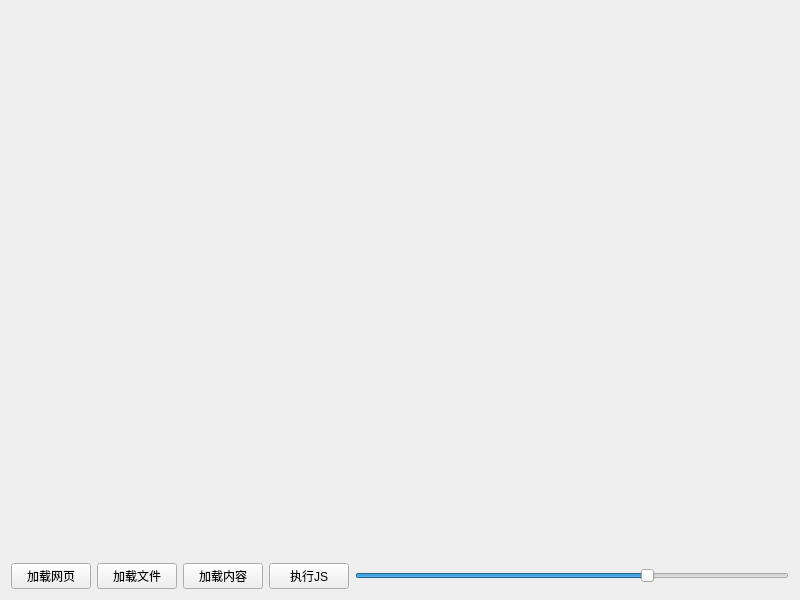
<?xml version="1.0" encoding="UTF-8"?>
<ui version="4.0">
 <class>Widget</class>
 <widget class="QWidget" name="Widget">
  <property name="geometry">
   <rect>
    <x>0</x>
    <y>0</y>
    <width>800</width>
    <height>600</height>
   </rect>
  </property>
  <layout class="QVBoxLayout" name="verticalLayout">
   <item>
    <widget class="QWidget" name="widget" native="true">
     <property name="sizePolicy">
      <sizepolicy hsizetype="Expanding" vsizetype="Expanding">
       <horstretch>3</horstretch>
       <verstretch>0</verstretch>
      </sizepolicy>
     </property>
     <layout class="QGridLayout" name="gridLayout">
      <property name="leftMargin">
       <number>0</number>
      </property>
      <property name="topMargin">
       <number>0</number>
      </property>
      <property name="rightMargin">
       <number>0</number>
      </property>
      <property name="bottomMargin">
       <number>0</number>
      </property>
     </layout>
    </widget>
   </item>
   <item>
    <layout class="QHBoxLayout" name="horizontalLayout">
     <item>
      <widget class="QPushButton" name="btnLoadUrl">
       <property name="text">
        <string>加载网页</string>
       </property>
      </widget>
     </item>
     <item>
      <widget class="QPushButton" name="btnLoadFile">
       <property name="text">
        <string>加载文件</string>
       </property>
      </widget>
     </item>
     <item>
      <widget class="QPushButton" name="btnLoadHtml">
       <property name="text">
        <string>加载内容</string>
       </property>
      </widget>
     </item>
     <item>
      <widget class="QPushButton" name="btnRunJs">
       <property name="text">
        <string>执行JS</string>
       </property>
      </widget>
     </item>
     <item>
      <widget class="QSlider" name="horizontalSlider">
       <property name="maximum">
        <number>100</number>
       </property>
       <property name="value">
        <number>68</number>
       </property>
       <property name="orientation">
        <enum>Qt::Horizontal</enum>
       </property>
      </widget>
     </item>
    </layout>
   </item>
  </layout>
 </widget>
 <layoutdefault spacing="6" margin="11"/>
 <resources/>
 <connections/>
</ui>
